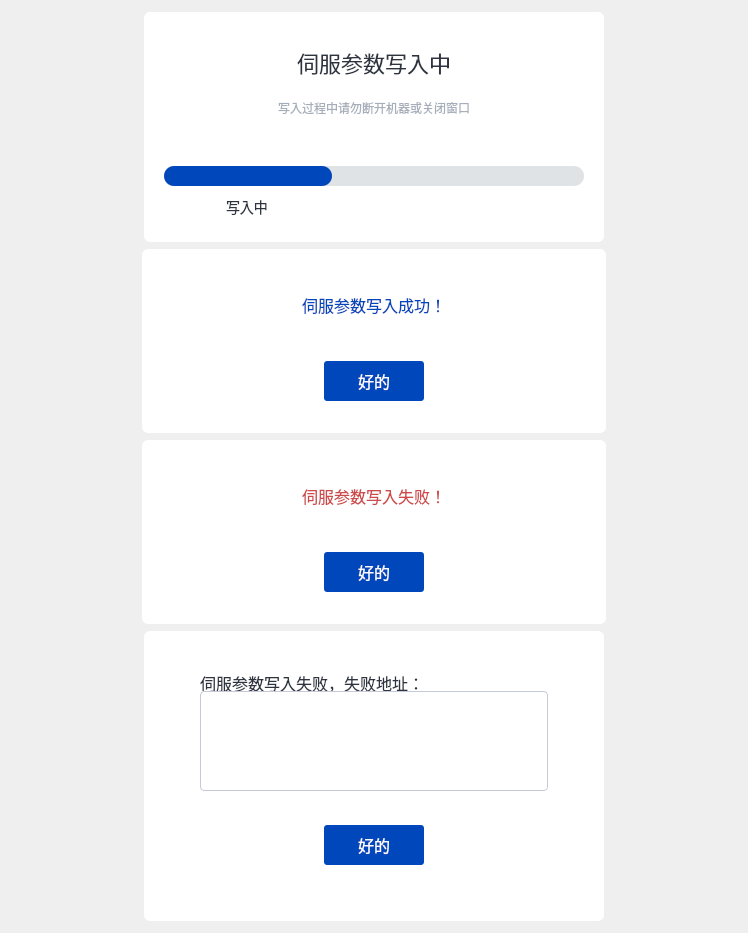
<?xml version="1.0" encoding="UTF-8"?>
<ui version="4.0">
 <class>FormServoWriteProgress</class>
 <widget class="QWidget" name="FormServoWriteProgress">
  <property name="geometry">
   <rect>
    <x>0</x>
    <y>0</y>
    <width>748</width>
    <height>933</height>
   </rect>
  </property>
  <property name="windowTitle">
   <string>Form</string>
  </property>
  <layout class="QVBoxLayout" name="verticalLayout_4">
   <item alignment="Qt::AlignHCenter">
    <widget class="QWidget" name="widgetProgress" native="true">
     <property name="sizePolicy">
      <sizepolicy hsizetype="Fixed" vsizetype="Fixed">
       <horstretch>0</horstretch>
       <verstretch>0</verstretch>
      </sizepolicy>
     </property>
     <property name="minimumSize">
      <size>
       <width>460</width>
       <height>230</height>
      </size>
     </property>
     <property name="maximumSize">
      <size>
       <width>460</width>
       <height>230</height>
      </size>
     </property>
     <property name="styleSheet">
      <string notr="true">background-color: rgb(255, 255, 255);
border-radius:6px;</string>
     </property>
     <layout class="QVBoxLayout" name="verticalLayout">
      <property name="topMargin">
       <number>20</number>
      </property>
      <property name="bottomMargin">
       <number>20</number>
      </property>
      <item>
       <widget class="QLabel" name="label">
        <property name="minimumSize">
         <size>
          <width>0</width>
          <height>40</height>
         </size>
        </property>
        <property name="styleSheet">
         <string notr="true">color: #2D3440;
font-size: 22px;
font-weight: normal;</string>
        </property>
        <property name="text">
         <string>伺服参数写入中</string>
        </property>
        <property name="alignment">
         <set>Qt::AlignCenter</set>
        </property>
       </widget>
      </item>
      <item>
       <widget class="QLabel" name="label_2">
        <property name="minimumSize">
         <size>
          <width>0</width>
          <height>40</height>
         </size>
        </property>
        <property name="styleSheet">
         <string notr="true">color: #A6AEBA;
font-size: 12px;
font-weight: 350;</string>
        </property>
        <property name="text">
         <string>写入过程中请勿断开机器或关闭窗口</string>
        </property>
        <property name="alignment">
         <set>Qt::AlignHCenter|Qt::AlignTop</set>
        </property>
       </widget>
      </item>
      <item alignment="Qt::AlignHCenter">
       <widget class="QProgressBar" name="progressBar">
        <property name="minimumSize">
         <size>
          <width>420</width>
          <height>20</height>
         </size>
        </property>
        <property name="maximumSize">
         <size>
          <width>420</width>
          <height>20</height>
         </size>
        </property>
        <property name="styleSheet">
         <string notr="true">QProgressBar { /* all types of tool button */
	border-radius: 10px;
	background: #DFE3E5;
	color: #DFE3E5;
	text-align: center;
}
QProgressBar::chunk
{
	border-radius: 10px;
	background-color: #0047BB;
}</string>
        </property>
        <property name="value">
         <number>40</number>
        </property>
       </widget>
      </item>
      <item>
       <widget class="QLabel" name="labelProg">
        <property name="minimumSize">
         <size>
          <width>0</width>
          <height>30</height>
         </size>
        </property>
        <property name="maximumSize">
         <size>
          <width>16777215</width>
          <height>30</height>
         </size>
        </property>
        <property name="styleSheet">
         <string notr="true">color: #2D3440;
font-size: 14px;
padding-left:70px;</string>
        </property>
        <property name="text">
         <string>写入中</string>
        </property>
       </widget>
      </item>
     </layout>
    </widget>
   </item>
   <item alignment="Qt::AlignHCenter">
    <widget class="QWidget" name="widgetOk" native="true">
     <property name="sizePolicy">
      <sizepolicy hsizetype="Fixed" vsizetype="Fixed">
       <horstretch>0</horstretch>
       <verstretch>0</verstretch>
      </sizepolicy>
     </property>
     <property name="minimumSize">
      <size>
       <width>464</width>
       <height>184</height>
      </size>
     </property>
     <property name="maximumSize">
      <size>
       <width>464</width>
       <height>184</height>
      </size>
     </property>
     <property name="styleSheet">
      <string notr="true">background-color: rgb(255, 255, 255);
border-radius:6px;</string>
     </property>
     <layout class="QVBoxLayout" name="verticalLayout_2">
      <property name="spacing">
       <number>0</number>
      </property>
      <property name="leftMargin">
       <number>56</number>
      </property>
      <property name="topMargin">
       <number>0</number>
      </property>
      <property name="rightMargin">
       <number>56</number>
      </property>
      <property name="bottomMargin">
       <number>32</number>
      </property>
      <item>
       <widget class="QLabel" name="label_3">
        <property name="sizePolicy">
         <sizepolicy hsizetype="Preferred" vsizetype="Fixed">
          <horstretch>0</horstretch>
          <verstretch>0</verstretch>
         </sizepolicy>
        </property>
        <property name="minimumSize">
         <size>
          <width>0</width>
          <height>112</height>
         </size>
        </property>
        <property name="maximumSize">
         <size>
          <width>16777215</width>
          <height>112</height>
         </size>
        </property>
        <property name="styleSheet">
         <string notr="true">font-size: 16px;
font-weight: normal;
color: #0047BB;</string>
        </property>
        <property name="text">
         <string>伺服参数写入成功！</string>
        </property>
        <property name="scaledContents">
         <bool>false</bool>
        </property>
        <property name="alignment">
         <set>Qt::AlignCenter</set>
        </property>
        <property name="wordWrap">
         <bool>true</bool>
        </property>
       </widget>
      </item>
      <item alignment="Qt::AlignHCenter">
       <widget class="QPushButton" name="btnOk">
        <property name="sizePolicy">
         <sizepolicy hsizetype="Fixed" vsizetype="Fixed">
          <horstretch>0</horstretch>
          <verstretch>0</verstretch>
         </sizepolicy>
        </property>
        <property name="minimumSize">
         <size>
          <width>100</width>
          <height>40</height>
         </size>
        </property>
        <property name="maximumSize">
         <size>
          <width>100</width>
          <height>40</height>
         </size>
        </property>
        <property name="styleSheet">
         <string notr="true">border-radius: 3px;
opacity: 1;
border:none;
background: #0047BB;
color: #FAFDFF;
font-size: 16px;
font-weight: 350;
</string>
        </property>
        <property name="text">
         <string>好的</string>
        </property>
       </widget>
      </item>
     </layout>
    </widget>
   </item>
   <item alignment="Qt::AlignHCenter">
    <widget class="QWidget" name="widgetFail" native="true">
     <property name="sizePolicy">
      <sizepolicy hsizetype="Fixed" vsizetype="Fixed">
       <horstretch>0</horstretch>
       <verstretch>0</verstretch>
      </sizepolicy>
     </property>
     <property name="minimumSize">
      <size>
       <width>464</width>
       <height>184</height>
      </size>
     </property>
     <property name="maximumSize">
      <size>
       <width>464</width>
       <height>184</height>
      </size>
     </property>
     <property name="styleSheet">
      <string notr="true">background-color: rgb(255, 255, 255);
border-radius:6px;</string>
     </property>
     <layout class="QVBoxLayout" name="verticalLayout_6">
      <property name="spacing">
       <number>0</number>
      </property>
      <property name="leftMargin">
       <number>56</number>
      </property>
      <property name="topMargin">
       <number>0</number>
      </property>
      <property name="rightMargin">
       <number>56</number>
      </property>
      <property name="bottomMargin">
       <number>32</number>
      </property>
      <item>
       <widget class="QLabel" name="label_4">
        <property name="sizePolicy">
         <sizepolicy hsizetype="Preferred" vsizetype="Fixed">
          <horstretch>0</horstretch>
          <verstretch>0</verstretch>
         </sizepolicy>
        </property>
        <property name="minimumSize">
         <size>
          <width>0</width>
          <height>112</height>
         </size>
        </property>
        <property name="maximumSize">
         <size>
          <width>16777215</width>
          <height>112</height>
         </size>
        </property>
        <property name="styleSheet">
         <string notr="true">font-size: 16px;
font-weight: normal;
color: #CE4949;</string>
        </property>
        <property name="text">
         <string>伺服参数写入失败！</string>
        </property>
        <property name="scaledContents">
         <bool>false</bool>
        </property>
        <property name="alignment">
         <set>Qt::AlignCenter</set>
        </property>
        <property name="wordWrap">
         <bool>true</bool>
        </property>
       </widget>
      </item>
      <item alignment="Qt::AlignHCenter">
       <widget class="QPushButton" name="btnFail">
        <property name="sizePolicy">
         <sizepolicy hsizetype="Fixed" vsizetype="Fixed">
          <horstretch>0</horstretch>
          <verstretch>0</verstretch>
         </sizepolicy>
        </property>
        <property name="minimumSize">
         <size>
          <width>100</width>
          <height>40</height>
         </size>
        </property>
        <property name="maximumSize">
         <size>
          <width>100</width>
          <height>40</height>
         </size>
        </property>
        <property name="styleSheet">
         <string notr="true">border-radius: 3px;
opacity: 1;
border:none;
background: #0047BB;
color: #FAFDFF;
font-size: 16px;
font-weight: 350;
</string>
        </property>
        <property name="text">
         <string>好的</string>
        </property>
       </widget>
      </item>
     </layout>
    </widget>
   </item>
   <item alignment="Qt::AlignHCenter">
    <widget class="QWidget" name="widgetFailMsg" native="true">
     <property name="sizePolicy">
      <sizepolicy hsizetype="Fixed" vsizetype="Fixed">
       <horstretch>0</horstretch>
       <verstretch>0</verstretch>
      </sizepolicy>
     </property>
     <property name="minimumSize">
      <size>
       <width>460</width>
       <height>290</height>
      </size>
     </property>
     <property name="maximumSize">
      <size>
       <width>460</width>
       <height>290</height>
      </size>
     </property>
     <property name="styleSheet">
      <string notr="true">background-color: rgb(255, 255, 255);
border-radius:6px;</string>
     </property>
     <layout class="QVBoxLayout" name="verticalLayout_3">
      <property name="spacing">
       <number>0</number>
      </property>
      <property name="leftMargin">
       <number>56</number>
      </property>
      <property name="topMargin">
       <number>40</number>
      </property>
      <property name="rightMargin">
       <number>56</number>
      </property>
      <property name="bottomMargin">
       <number>56</number>
      </property>
      <item>
       <widget class="QLabel" name="labelErrorTitle">
        <property name="sizePolicy">
         <sizepolicy hsizetype="Preferred" vsizetype="Fixed">
          <horstretch>0</horstretch>
          <verstretch>0</verstretch>
         </sizepolicy>
        </property>
        <property name="minimumSize">
         <size>
          <width>0</width>
          <height>20</height>
         </size>
        </property>
        <property name="maximumSize">
         <size>
          <width>16777215</width>
          <height>20</height>
         </size>
        </property>
        <property name="styleSheet">
         <string notr="true">font-size: 16px;
font-weight: normal;
color: #2D3440;</string>
        </property>
        <property name="text">
         <string>伺服参数写入失败，失败地址：</string>
        </property>
        <property name="alignment">
         <set>Qt::AlignLeading|Qt::AlignLeft|Qt::AlignTop</set>
        </property>
       </widget>
      </item>
      <item>
       <widget class="QTextEdit" name="txtErrMsg">
        <property name="sizePolicy">
         <sizepolicy hsizetype="Expanding" vsizetype="Fixed">
          <horstretch>0</horstretch>
          <verstretch>0</verstretch>
         </sizepolicy>
        </property>
        <property name="minimumSize">
         <size>
          <width>0</width>
          <height>100</height>
         </size>
        </property>
        <property name="maximumSize">
         <size>
          <width>16777215</width>
          <height>100</height>
         </size>
        </property>
        <property name="styleSheet">
         <string notr="true">QTextEdit{
color: #A6AEBA;
border: 0.5px solid #C6C9D7;
border-radius: 4px;
padding-left:18px;
font-size: 16px;
font-weight: normal;
}

QScrollBar{
    background: transparent;
	border-radius:3px;
    width: 6px;
}
QScrollBar::handle:vertical {
	background-color: #e0e0e0;
    min-height: 30px;
	border-radius:3px;
	width: 6px;
}
</string>
        </property>
        <property name="readOnly">
         <bool>true</bool>
        </property>
        <property name="html">
         <string>&lt;!DOCTYPE HTML PUBLIC &quot;-//W3C//DTD HTML 4.0//EN&quot; &quot;http://www.w3.org/TR/REC-html40/strict.dtd&quot;&gt;
&lt;html&gt;&lt;head&gt;&lt;meta name=&quot;qrichtext&quot; content=&quot;1&quot; /&gt;&lt;style type=&quot;text/css&quot;&gt;
p, li { white-space: pre-wrap; }
&lt;/style&gt;&lt;/head&gt;&lt;body style=&quot; font-family:'SimSun'; font-size:16px; font-weight:400; font-style:normal;&quot;&gt;
&lt;p style=&quot;-qt-paragraph-type:empty; margin-top:0px; margin-bottom:0px; margin-left:0px; margin-right:0px; -qt-block-indent:0; text-indent:0px; font-size:9pt;&quot;&gt;&lt;br /&gt;&lt;/p&gt;&lt;/body&gt;&lt;/html&gt;</string>
        </property>
       </widget>
      </item>
      <item>
       <spacer name="verticalSpacer">
        <property name="orientation">
         <enum>Qt::Vertical</enum>
        </property>
        <property name="sizeHint" stdset="0">
         <size>
          <width>20</width>
          <height>40</height>
         </size>
        </property>
       </spacer>
      </item>
      <item alignment="Qt::AlignHCenter">
       <widget class="QPushButton" name="btnCancel">
        <property name="sizePolicy">
         <sizepolicy hsizetype="Fixed" vsizetype="Fixed">
          <horstretch>0</horstretch>
          <verstretch>0</verstretch>
         </sizepolicy>
        </property>
        <property name="minimumSize">
         <size>
          <width>100</width>
          <height>40</height>
         </size>
        </property>
        <property name="maximumSize">
         <size>
          <width>100</width>
          <height>40</height>
         </size>
        </property>
        <property name="styleSheet">
         <string notr="true">border-radius: 3px;
opacity: 1;
border:none;
background: #0047BB;
color: #FAFDFF;
font-size: 16px;
font-weight: 350;
</string>
        </property>
        <property name="text">
         <string>好的</string>
        </property>
       </widget>
      </item>
     </layout>
    </widget>
   </item>
  </layout>
 </widget>
 <resources/>
 <connections/>
</ui>
